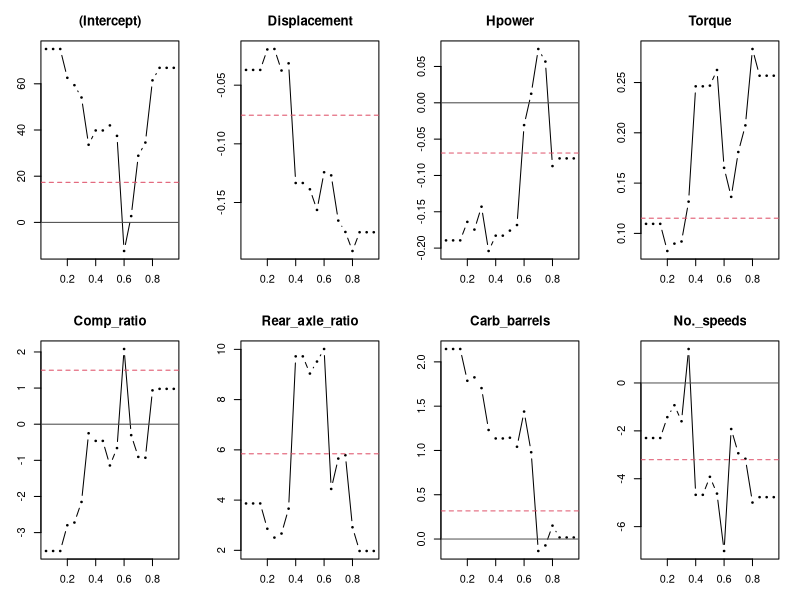
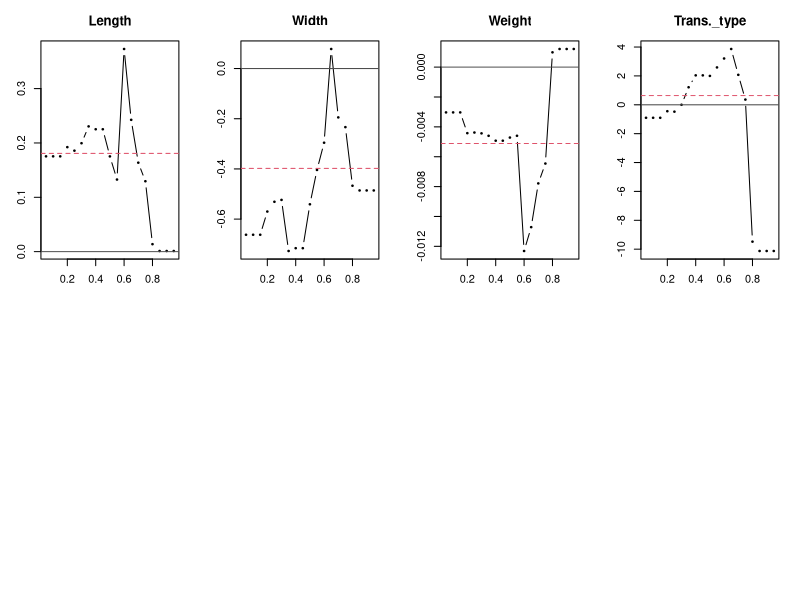
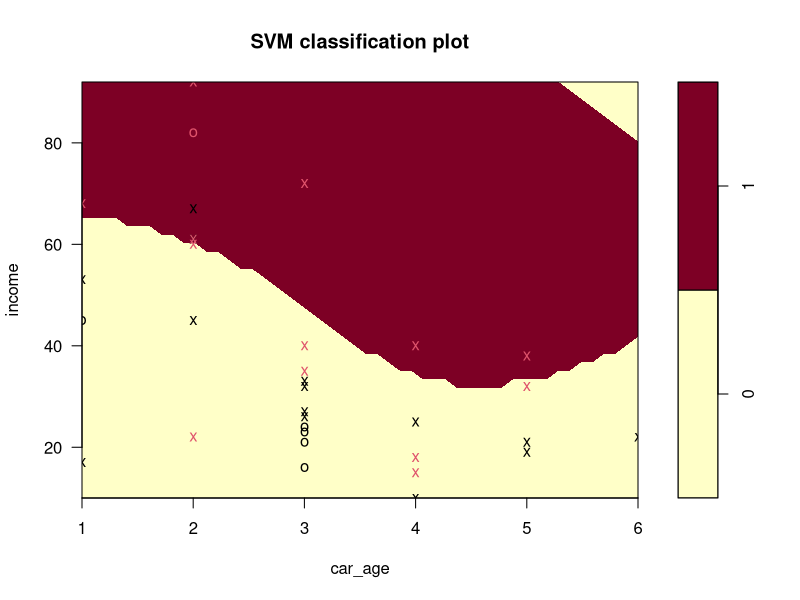

Write the R code that produced these figures, in order.
## ---- chunk 1
knitr::opts_chunk$set(echo = TRUE)
knitr::opts_knit$set(root.dir = "/Users/finn/MSIA/msia400-finn")
options(warn=-1)
## ---- chunk 2
gas_df <- read.csv('gas_mileage.csv')
gas_df
## ---- chunk 3
library(quantreg)
## ---- chunk 4
fit <- rq(Mpg~.,data=gas_df,tau=seq(0.05,0.95,0.05))
## ---- chunk 5
plot(fit, mfrow=c(2,4))
## ---- chunk 6
fit_med <- rq(Mpg~.,data=gas_df,tau=0.5)
summary(fit_med, se="boot")
## ---- chunk 7
car_df <- read.csv('car.csv')
dim(car_df)
## ---- chunk 8
library(e1071)
## ---- chunk 9
svm_car = svm(factor(y)~income+car_age, data = car_df)
summary(svm_car)
## ---- chunk 10
plot(svm_car, car_df, income~car_age)
## ---- chunk 11
car_df <- rbind(car_df, c(0, 50, 5))
predict(svm_car, car_df)[34]
